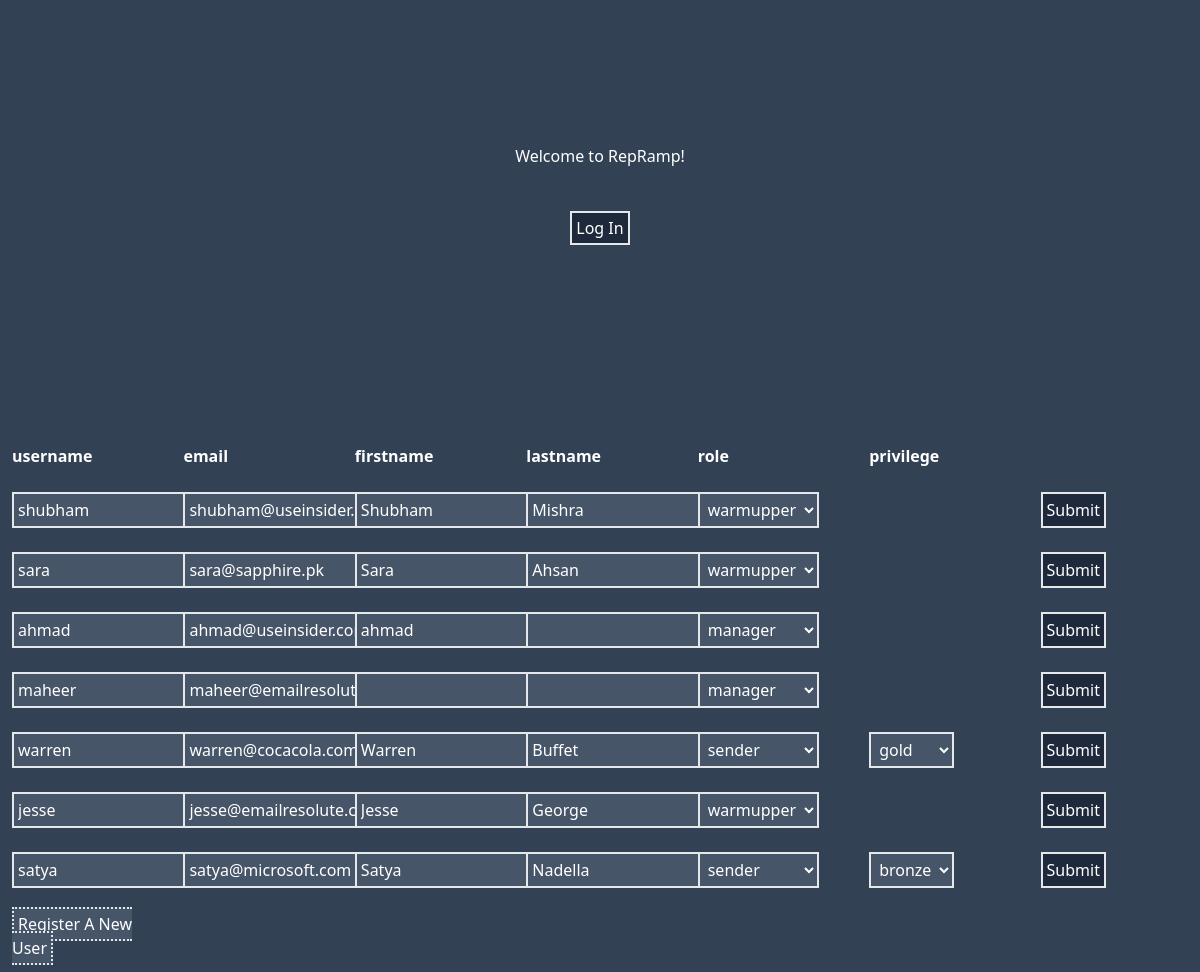
Before: /manage-all-users/ with the older database file.
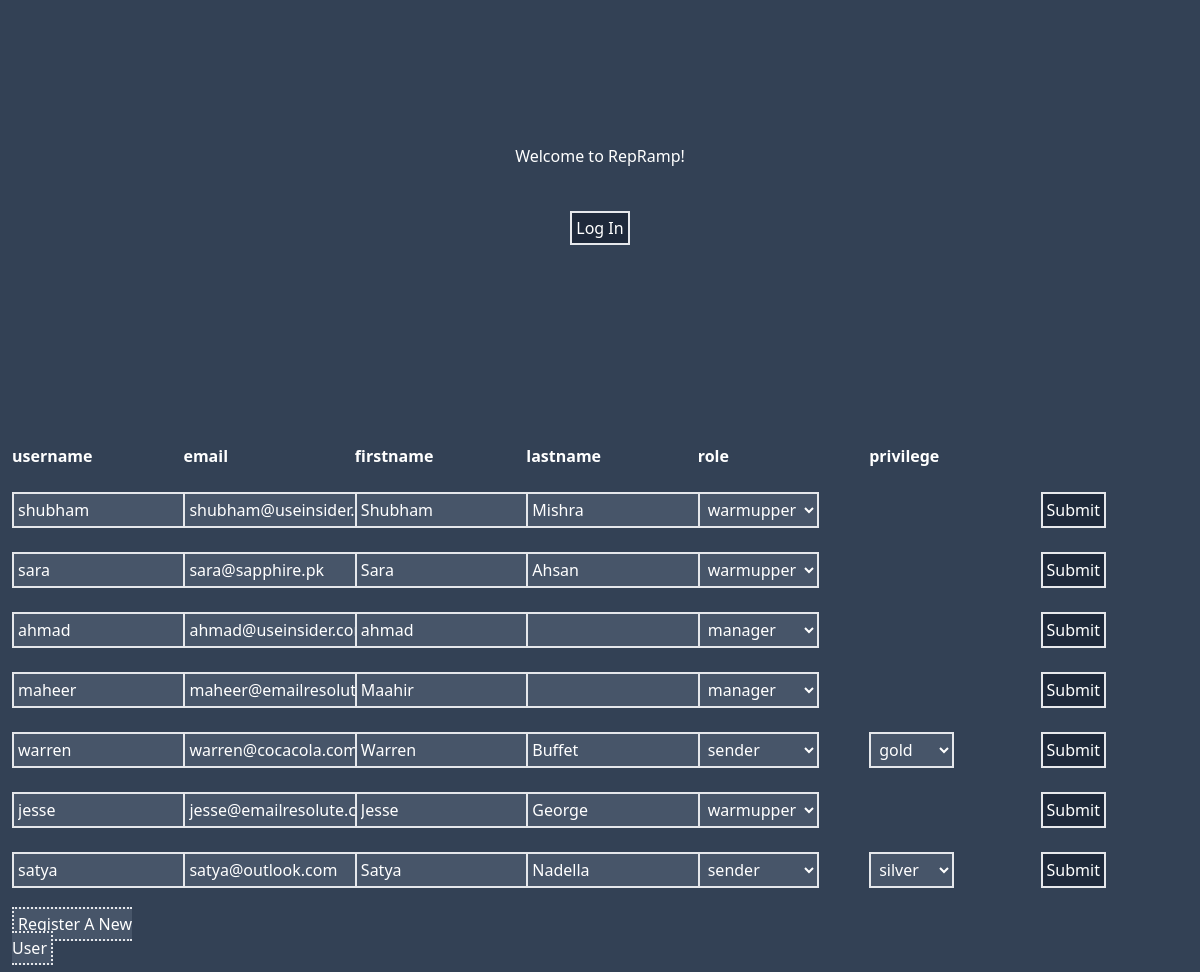
After: the same page with the newer database file.
### users/models.py (models this page shows, shortened)
class CustomUser(AbstractUser):
    ROLE_CHOICES = (
        ('warmupper', 'warmupper'),
        ('manager', 'manager'),
        ('admin', 'admin'),
        ('sender', 'sender'),
        ('director', 'director'),
    )
    role = models.CharField(max_length=20, choices=ROLE_CHOICES)
    PRIVILEGE_CHOICES = (
        (1, 'bronze'),
        (2, 'silver'),
        (3, 'gold'),
    )
    privilege = models.SmallIntegerField(choices=PRIVILEGE_CHOICES, null=True, blank=True)

### directors/views.py (the view)
# urls.py: path('manage-all-users/', ManageAllUsersView.as_view(), name='d-manage-all-users'),
class ManageAllUsersView(ListView):
    template_name = 'directors/manage-all-users.html'
    model = CustomUser
    def get_context_data(self, **kwargs):
        context = super().get_context_data(**kwargs)
        user_forms = []
        warmuppers_or_senders_or_managers = CustomUser.objects.filter(Q(role="warmupper") | Q(role="sender") | Q(role="manager"))
        for user in warmuppers_or_senders_or_managers:
            user_form = ManageAllUsersForm(instance=user)
            user_forms.append(user_form)
        context['user_forms'] = user_forms
        return context
    def get(self,request, *args, **kwargs):
        userid = request.GET.get('d1-userid')
        username = request.GET.get('d1-username')
        email = request.GET.get('d1-email')
        first_name = request.GET.get('d1-first_name')
        last_name = request.GET.get('d1-last_name')
        role = request.GET.get('d1-role')
        privilege = request.GET.get('d1-privilege')
        if userid:
            obj = CustomUser.objects.get(id=userid)
            obj.username = username
            obj.email = email
            obj.first_name = first_name
            obj.last_name = last_name
            obj.role = role
            if role == 'sender' and privilege:
                obj.privilege = privilege
            else:
                obj.privilege = None
            obj.save()
            return super().get(request, *args, **kwargs)
        else:
            return super().get(request, *args, **kwargs)

### managers/templatetags/manager_tags.py (called while the page is built)
@register.simple_tag
def add_attr(field, key, value):
    attrs = {}
    attrs[key] = value
    return field.as_widget(attrs=attrs)

### templates/directors/manage-all-users.html (shortened to what this page needs)
{% extends 'base.html' %}
{% load static %}
{% load manager_tags %}
{% block content %}
<form class="grid grid-cols-7 col-span-12" method="post">
    <div class="col-span-1 p-3 font-bold">username</div>
    <div class="col-span-1 p-3 font-bold">email</div>
    <div class="col-span-1 p-3 font-bold">firstname</div>
    <div class="col-span-1 p-3 font-bold">lastname</div>
    <div class="col-span-1 p-3 font-bold">role</div>
    <div class="col-span-1 p-3 font-bold">privilege</div>
    <div class="col-span-1 p-3 font-bold"></div>
    {% for user_form in user_forms %}
        {% for field in user_form %}
            {% if user_form.instance.role == "sender"%}
                <div class="col-span-1 p-3">{% add_attr field "data-user-id" user_form.instance.id %}</div>
            {% else %}
                {% if "id_privilege" in field.id_for_label %}
                    <div class="col-span-1 p-3 invisible" data-user-id="{{user_form.instance.id}}">{% add_attr field "data-user-id" user_form.instance.id %}</div>
                {% else %}
                    <div class="col-span-1 p-3">{% add_attr field "data-user-id" user_form.instance.id %}</div>
                {% endif %}
            {% endif %}
        {% endfor %}
        <div class="col-span-1 p-3"><button type="submit" class="alluserdatasubmitbutton p-1 border-2 bg-slate-800" data-user-id={{user_form.instance.id}}>Submit</button></div>
    {% endfor %}
</form>
<div class="grid grid-cols-7 col-span-12">
    <div class="col-span-1 p-3"><a href="{% url 'm-register-new-user' %}" class="border-dotted border-2 bg-slate-600 p-1">Register A New User</a>
</div>
{% endblock content %}

### templates/base.html (shortened to what this page needs)
{% load static %}
<!DOCTYPE html>
<html>
    <head>
        <link rel="stylesheet" href="{% static 'tailwindcss/public/output.css' %}">
    </head>
    <body class="text-white bg-slate-700">
        <main>
            <div class="grid grid-cols-12">
                {% if user.is_authenticated %}
					{% if user.role == "sender" %}
						<div class="col-span-12 flex justify-evenly pt-8 pb-8">
							<a class="py-2 px-8 bg-slate-800" href="{% url 'gateway' %}">Home</a>
							<a class="py-2 px-8 bg-slate-800" href="{% url 's-manage-email-lists' %}">Manage Email Lists</a>
							<a class="py-2 px-8 bg-slate-800 text-gray-400" href="{% url 'logout' %}">Log Out</a>
						</div>
					{% elif user.role == "warmupper" %}
					<div class="col-span-12 flex justify-evenly pt-8 pb-8">
						<a class="py-2 px-8 bg-slate-800" href="{% url 'gateway' %}">Home</a>
						<a class="py-2 px-8 bg-slate-800" href="{% url 'w-assigned-email-addresses' %}">Assigned Email Addresses</a>
						<a class="py-2 px-8 bg-slate-800" href="{% url 'w-email-engagement-and-renumeration' %}">Email Engagement & Renumeration</a>
						<a class="py-2 px-8 bg-slate-800 text-gray-400" href="{% url 'logout' %}">Log Out</a>
					</div>
                    {% elif user.role == "manager" %}
                        <div class="col-span-12 flex justify-evenly pt-8 pb-8">
                            <a class="py-2 px-8 bg-slate-800" href="{% url 'gateway' %}">Home</a>
                            <a class="py-2 px-8 bg-slate-800" href="{% url 'm-manage-some-users' %}">Manage Some Users</a>
                            <a class="py-2 px-8 bg-slate-800" href="{% url 'm-manage-email-addresses' %}">Manage Email Addresses</a>
                            <a class="py-2 px-8 bg-slate-800" href="{% url 'm-calculate-warmupper-email-engagement' %}">Calculate Warmupper Email Engagement</a>
                            <a class="py-2 px-8 bg-slate-800" href="{% url 'm-warmupper-email-engagement-and-renumeration' %}">Warmupper Email Engagement And Renumeration</a>
							<a class="py-2 px-8 bg-slate-800 text-gray-400" href="{% url 'logout' %}">Log Out</a>
                        </div>
                    {% elif user.role == "director" %}
                        <div class="col-span-12 flex justify-evenly pt-8 pb-8">
                            <a class="py-2 px-8 bg-slate-800" href="{% url 'gateway' %}">Home</a>
							<a class="py-2 px-8 bg-slate-800" href="{% url 'd-manage-all-users' %}">Manage All Users</a>
							<a class="py-2 px-8 bg-slate-800" href="{% url 'm-manage-email-addresses' %}">Manage Email Addresses</a>
							<a class="py-2 px-8 bg-slate-800" href="{% url 'm-calculate-warmupper-email-engagement' %}">Calculate Warmupper Email Engagement</a>
							<a class="py-2 px-8 bg-slate-800" href="{% url 'm-warmupper-email-engagement-and-renumeration' %}">Warmupper Email Engagement And Renumeration</a>
							<a class="py-2 px-8 bg-slate-800 text-gray-400" href="{% url 'logout' %}">Log Out</a>
                        </div>
                    {% endif %}
                {% elif request.path != '/users/login/' %}
                <div class="col-span-12 grid grid-cols-12 grid-rows-6">
                    <div class="col-start-5 col-end-9 row-start-3 text-center">
                        Welcome to RepRamp!
                    </div>
                    <br><br><br>
                    <div class="col-start-5 col-end-9 row-start-4 text-center">
					    <a href="{% url 'login' %}" class="p-1 border-2 bg-slate-800">Log In</a>
                    </div>
                </div>
                {% endif %}
                {% block content %}
                {% endblock content %}
            </div>
        </main>
    </body>
</html>

Changed rows visible on the page:
changed CustomUser "maheer": first_name (not shown) → "Maahir"
changed CustomUser "satya": email "satya@microsoft.com" → "satya@outlook.com"; privilege "bronze" → "silver"
